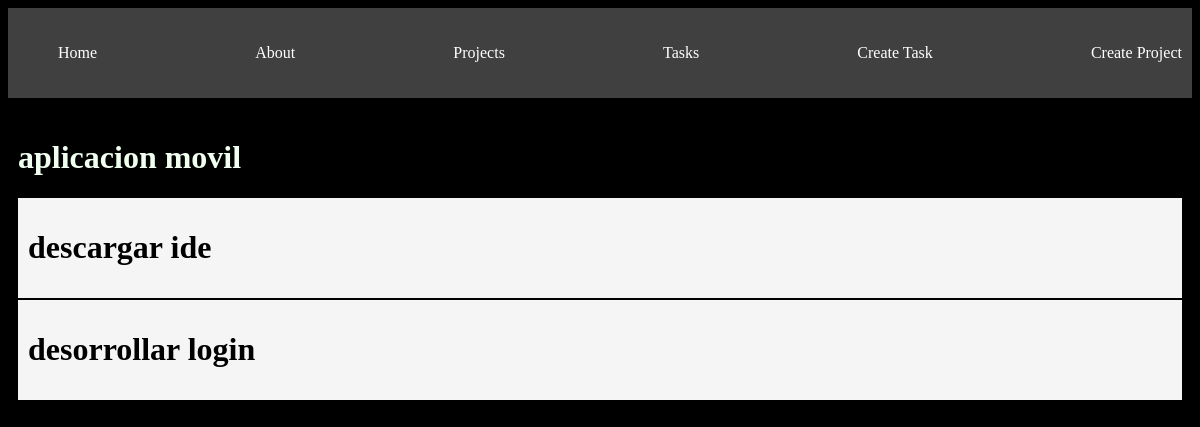
/projects/1, run on the app's committed database.
### myapp/models.py (models this page shows, shortened)
class Project(models.Model):
    name = models.CharField(max_length=200)
    details = models.TextField()

class Task(models.Model):
    title = models.CharField(max_length=200)
    description = models.TextField()
    project = models.ForeignKey(Project, on_delete=models.CASCADE)
    done = models.BooleanField(default=False)

### myapp/views.py (the view)
# urls.py: path('projects/<int:id>', views.projects_details,name='projects_details'),
def projects_details(request, id):
    project=get_object_or_404(Project, id=id)
    tasks=Task.objects.filter(project_id=id)
    return render(request, 'projects/projects_details.html',{
        'project':project,
        'tasks':tasks
    })

### myapp/templates/projects/projects_details.html
{% extends 'layouts/base.html' %}
{% block content %}
<h1>{{project.name}}</h1>
{% for task in tasks %}
    <div class="card">
        <h1>{{task.title}}</h1>
    </div>
{% endfor %}
{% endblock %}

### myapp/static/styles/main.css (style rules this page uses)
body { background-color: rgb(0, 0, 0); color: rgb(240, 255, 239); }
.card { background-color: whitesmoke; color: black; margin-bottom: 2px; padding: 10px; }

### data on the page
Project: name "aplicacion movil"
Task: title "descargar ide"
Task: title "desorrollar login"
